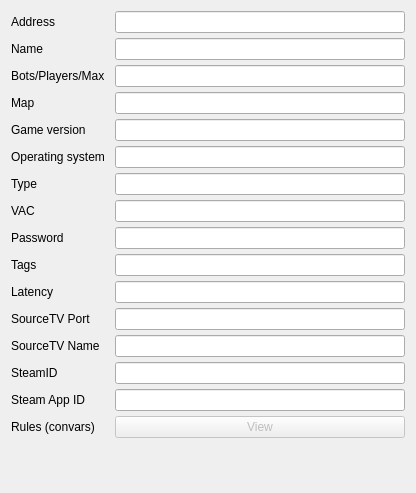
         <widget class="QWidget" name="scrollAreaWidgetContents">
          <property name="geometry">
           <rect>
            <x>0</x>
            <y>0</y>
            <width>416</width>
            <height>493</height>
           </rect>
          </property>
          <layout class="QFormLayout" name="formLayout">
           <property name="horizontalSpacing">
            <number>10</number>
           </property>
           <property name="verticalSpacing">
            <number>5</number>
           </property>
           <item row="0" column="0">
            <widget class="QLabel" name="labelAddress">
             <property name="locale">
              <locale language="English" country="UnitedStates"/>
             </property>
             <property name="text">
              <string>Address</string>
             </property>
            </widget>
           </item>
           <item row="0" column="1">
            <widget class="QLineEdit" name="outputAddress">
             <property name="locale">
              <locale language="English" country="UnitedStates"/>
             </property>
             <property name="alignment">
              <set>Qt::AlignRight|Qt::AlignTrailing|Qt::AlignVCenter</set>
             </property>
             <property name="readOnly">
              <bool>true</bool>
             </property>
             <property name="clearButtonEnabled">
              <bool>false</bool>
             </property>
            </widget>
           </item>
           <item row="1" column="0">
            <widget class="QLabel" name="labelName">
             <property name="locale">
              <locale language="English" country="UnitedStates"/>
             </property>
             <property name="text">
              <string>Name</string>
             </property>
            </widget>
           </item>
           <item row="1" column="1">
            <widget class="QLineEdit" name="outputName">
             <property name="locale">
              <locale language="English" country="UnitedStates"/>
             </property>
             <property name="alignment">
              <set>Qt::AlignRight|Qt::AlignTrailing|Qt::AlignVCenter</set>
             </property>
             <property name="readOnly">
              <bool>true</bool>
             </property>
             <property name="clearButtonEnabled">
              <bool>false</bool>
             </property>
            </widget>
           </item>
           <item row="2" column="0">
            <widget class="QLabel" name="labelPlayers_2">
             <property name="locale">
              <locale language="English" country="UnitedStates"/>
             </property>
             <property name="text">
              <string>Bots/Players/Max</string>
             </property>
            </widget>
           </item>
           <item row="2" column="1">
            <widget class="QLineEdit" name="outputPlayers">
             <property name="locale">
              <locale language="English" country="UnitedStates"/>
             </property>
             <property name="alignment">
              <set>Qt::AlignRight|Qt::AlignTrailing|Qt::AlignVCenter</set>
             </property>
             <property name="readOnly">
              <bool>true</bool>
             </property>
             <property name="clearButtonEnabled">
              <bool>false</bool>
             </property>
            </widget>
           </item>
           <item row="3" column="0">
            <widget class="QLabel" name="labelMap_2">
             <property name="locale">
              <locale language="English" country="UnitedStates"/>
             </property>
             <property name="text">
              <string>Map</string>
             </property>
            </widget>
           </item>
           <item row="3" column="1">
            <widget class="QLineEdit" name="outputMap">
             <property name="locale">
              <locale language="English" country="UnitedStates"/>
             </property>
             <property name="alignment">
              <set>Qt::AlignRight|Qt::AlignTrailing|Qt::AlignVCenter</set>
             </property>
             <property name="readOnly">
              <bool>true</bool>
             </property>
             <property name="clearButtonEnabled">
              <bool>false</bool>
             </property>
            </widget>
           </item>
           <item row="4" column="0">
            <widget class="QLabel" name="labelVersion">
             <property name="locale">
              <locale language="English" country="UnitedStates"/>
             </property>
             <property name="text">
              <string>Game version</string>
             </property>
            </widget>
           </item>
           <item row="4" column="1">
            <widget class="QLineEdit" name="outputVersion">
             <property name="locale">
              <locale language="English" country="UnitedStates"/>
             </property>
             <property name="alignment">
              <set>Qt::AlignRight|Qt::AlignTrailing|Qt::AlignVCenter</set>
             </property>
             <property name="readOnly">
              <bool>true</bool>
             </property>
             <property name="clearButtonEnabled">
              <bool>false</bool>
             </property>
            </widget>
           </item>
           <item row="5" column="0">
            <widget class="QLabel" name="labelOS">
             <property name="locale">
              <locale language="English" country="UnitedStates"/>
             </property>
             <property name="text">
              <string>Operating system</string>
             </property>
            </widget>
           </item>
           <item row="5" column="1">
            <widget class="QLineEdit" name="outputOS">
             <property name="locale">
              <locale language="English" country="UnitedStates"/>
             </property>
             <property name="alignment">
              <set>Qt::AlignRight|Qt::AlignTrailing|Qt::AlignVCenter</set>
             </property>
             <property name="readOnly">
              <bool>true</bool>
             </property>
             <property name="clearButtonEnabled">
              <bool>false</bool>
             </property>
            </widget>
           </item>
           <item row="6" column="0">
            <widget class="QLabel" name="labelType">
             <property name="locale">
              <locale language="English" country="UnitedStates"/>
             </property>
             <property name="text">
              <string>Type</string>
             </property>
            </widget>
           </item>
           <item row="6" column="1">
            <widget class="QLineEdit" name="outputType">
             <property name="locale">
              <locale language="English" country="UnitedStates"/>
             </property>
             <property name="alignment">
              <set>Qt::AlignRight|Qt::AlignTrailing|Qt::AlignVCenter</set>
             </property>
             <property name="readOnly">
              <bool>true</bool>
             </property>
             <property name="clearButtonEnabled">
              <bool>false</bool>
             </property>
            </widget>
           </item>
           <item row="7" column="0">
            <widget class="QLabel" name="labelVAC">
             <property name="locale">
              <locale language="English" country="UnitedStates"/>
             </property>
             <property name="text">
              <string>VAC</string>
             </property>
            </widget>
           </item>
           <item row="7" column="1">
            <widget class="QLineEdit" name="outputVAC">
             <property name="locale">
              <locale language="English" country="UnitedStates"/>
             </property>
             <property name="text">
              <string/>
             </property>
             <property name="alignment">
              <set>Qt::AlignRight|Qt::AlignTrailing|Qt::AlignVCenter</set>
             </property>
             <property name="readOnly">
              <bool>true</bool>
             </property>
             <property name="clearButtonEnabled">
              <bool>false</bool>
             </property>
            </widget>
           </item>
           <item row="8" column="0">
            <widget class="QLabel" name="labelPassword">
             <property name="locale">
              <locale language="English" country="UnitedStates"/>
             </property>
             <property name="text">
              <string>Password</string>
             </property>
            </widget>
           </item>
           <item row="8" column="1">
            <widget class="QLineEdit" name="outputPassword">
             <property name="locale">
              <locale language="English" country="UnitedStates"/>
             </property>
             <property name="alignment">
              <set>Qt::AlignRight|Qt::AlignTrailing|Qt::AlignVCenter</set>
             </property>
             <property name="readOnly">
              <bool>true</bool>
             </property>
             <property name="clearButtonEnabled">
              <bool>false</bool>
             </property>
            </widget>
           </item>
           <item row="9" column="0">
            <widget class="QLabel" name="labelTags_2">
             <property name="locale">
              <locale language="English" country="UnitedStates"/>
             </property>
             <property name="text">
              <string>Tags</string>
             </property>
            </widget>
           </item>
           <item row="9" column="1">
            <widget class="QLineEdit" name="outputTags">
             <property name="locale">
              <locale language="English" country="UnitedStates"/>
             </property>
             <property name="alignment">
              <set>Qt::AlignRight|Qt::AlignTrailing|Qt::AlignVCenter</set>
             </property>
             <property name="readOnly">
              <bool>true</bool>
             </property>
             <property name="clearButtonEnabled">
              <bool>false</bool>
             </property>
            </widget>
           </item>
           <item row="10" column="0">
            <widget class="QLabel" name="labelLatency_2">
             <property name="locale">
              <locale language="English" country="UnitedStates"/>
             </property>
             <property name="text">
              <string>Latency</string>
             </property>
            </widget>
           </item>
           <item row="11" column="0">
            <widget class="QLabel" name="labelSTVPort">
             <property name="locale">
              <locale language="English" country="UnitedStates"/>
             </property>
             <property name="text">
              <string>SourceTV Port</string>
             </property>
            </widget>
           </item>
           <item row="11" column="1">
            <widget class="QLineEdit" name="outputSTVPort">
             <property name="locale">
              <locale language="English" country="UnitedStates"/>
             </property>
             <property name="alignment">
              <set>Qt::AlignRight|Qt::AlignTrailing|Qt::AlignVCenter</set>
             </property>
             <property name="readOnly">
              <bool>true</bool>
             </property>
             <property name="clearButtonEnabled">
              <bool>false</bool>
             </property>
            </widget>
           </item>
           <item row="12" column="0">
            <widget class="QLabel" name="labelSTVName">
             <property name="locale">
              <locale language="English" country="UnitedStates"/>
             </property>
             <property name="text">
              <string>SourceTV Name</string>
             </property>
            </widget>
           </item>
           <item row="12" column="1">
            <widget class="QLineEdit" name="outputSTVName">
             <property name="locale">
              <locale language="English" country="UnitedStates"/>
             </property>
             <property name="alignment">
              <set>Qt::AlignRight|Qt::AlignTrailing|Qt::AlignVCenter</set>
             </property>
             <property name="readOnly">
              <bool>true</bool>
             </property>
             <property name="clearButtonEnabled">
              <bool>false</bool>
             </property>
            </widget>
           </item>
           <item row="13" column="0">
            <widget class="QLabel" name="labelSteamID">
             <property name="locale">
              <locale language="English" country="UnitedStates"/>
             </property>
             <property name="text">
              <string>SteamID</string>
             </property>
            </widget>
           </item>
           <item row="13" column="1">
            <widget class="QLineEdit" name="outputSteamID">
             <property name="locale">
              <locale language="English" country="UnitedStates"/>
             </property>
             <property name="alignment">
              <set>Qt::AlignRight|Qt::AlignTrailing|Qt::AlignVCenter</set>
             </property>
             <property name="readOnly">
              <bool>true</bool>
             </property>
             <property name="clearButtonEnabled">
              <bool>false</bool>
             </property>
            </widget>
           </item>
           <item row="15" column="0">
            <widget class="QLabel" name="labelRules">
             <property name="locale">
              <locale language="English" country="UnitedStates"/>
             </property>
             <property name="text">
              <string>Rules (convars)</string>
             </property>
            </widget>
           </item>
           <item row="15" column="1">
            <widget class="QPushButton" name="buttonViewRules">
             <property name="enabled">
              <bool>false</bool>
             </property>
             <property name="maximumSize">
              <size>
               <width>9999999</width>
               <height>16777215</height>
              </size>
             </property>
             <property name="locale">
              <locale language="English" country="UnitedStates"/>
             </property>
             <property name="text">
              <string>View</string>
             </property>
             <property name="checkable">
              <bool>false</bool>
             </property>
             <property name="flat">
              <bool>false</bool>
             </property>
            </widget>
           </item>
           <item row="10" column="1">
            <widget class="QLineEdit" name="outputLatency">
             <property name="locale">
              <locale language="English" country="UnitedStates"/>
             </property>
             <property name="alignment">
              <set>Qt::AlignRight|Qt::AlignTrailing|Qt::AlignVCenter</set>
             </property>
             <property name="readOnly">
              <bool>true</bool>
             </property>
             <property name="clearButtonEnabled">
              <bool>false</bool>
             </property>
            </widget>
           </item>
           <item row="14" column="0">
            <widget class="QLabel" name="labelSteamAppID">
             <property name="locale">
              <locale language="English" country="UnitedStates"/>
             </property>
             <property name="text">
              <string>Steam App ID</string>
             </property>
            </widget>
           </item>
           <item row="14" column="1">
            <widget class="QLineEdit" name="outputSteamAppID">
             <property name="locale">
              <locale language="English" country="UnitedStates"/>
             </property>
             <property name="alignment">
              <set>Qt::AlignRight|Qt::AlignTrailing|Qt::AlignVCenter</set>
             </property>
             <property name="readOnly">
              <bool>true</bool>
             </property>
             <property name="clearButtonEnabled">
              <bool>false</bool>
             </property>
            </widget>
           </item>
          </layout>
         </widget>
